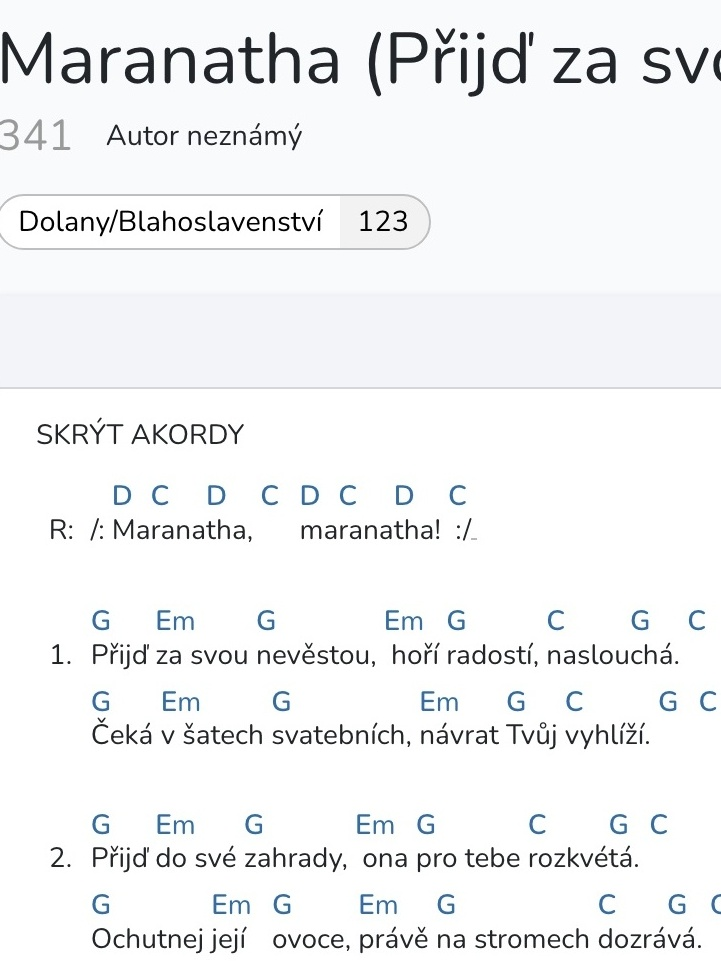
#> input picture parser/text_parser/tests/images/img1.jpg, 721 x 971 px
$ python -i preprocess.py   (imports and definitions only)
#> lines starting #> are read from the running program, lines starting #| are printed output that depends on the picture; after the words box and inside, x2 and y2 are one past the last pixel; in counts of white or black regions, pixels touching at a corner belong together
#> further down, picture is the input picture: shape (971, 721, 3); mean B, G, R 243.9, 242.6, 241.7
import cv2
import numpy as np
from pathlib import Path

def _resize_to_short_side(img: np.ndarray, target_short: int = 1200):
#> called with target_short = 1200
    h, w = img.shape[:2]
    s = min(h, w)
    if s == target_short:
        return img, 1.0
    scale = target_short / float(s)
    interp = cv2.INTER_AREA if scale < 1.0 else cv2.INTER_CUBIC
    resized = cv2.resize(img, (int(round(w * scale)), int(round(h * scale))), interpolation=interp)
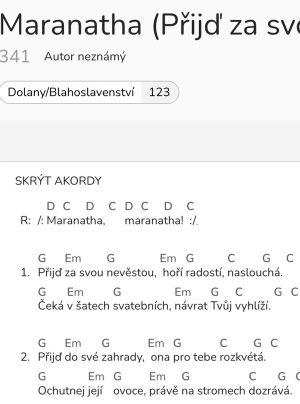
#> resized: shape (1616, 1200) (shown at 1/4 size); min 0, max 255, mean 242.3
    return resized, scale

def remove_horizontal_lines(img: np.ndarray) -> np.ndarray:

    min_len = max(60, img.shape[1] // 8)

    # 3) invertuj JEN PRO MORFOLOGII
    bw_inv = cv2.bitwise_not(img)

    # 4) detekuj horizontální čáry
    kernel = cv2.getStructuringElement(cv2.MORPH_RECT, (min_len, 1))
    lines = cv2.morphologyEx(bw_inv, cv2.MORPH_OPEN, kernel)

    # 5) odeber čáry (stále v inverted prostoru)
    cleaned_inv = cv2.bitwise_and(bw_inv, cv2.bitwise_not(lines))

    # 6) VRAŤ zpět do normálu
    cleaned = cv2.bitwise_not(cleaned_inv)
    return cleaned

def preprocess(input_img, debug: bool = False, target_short: int = 1200) -> np.ndarray:
    if len(input_img.shape) == 3:
        gray0 = cv2.cvtColor(input_img, cv2.COLOR_BGR2GRAY)
    else:
        gray0 = input_img.copy()

    gray, scale = _resize_to_short_side(gray0, target_short=target_short)
#> scale = 1.66


    # FIXED parameters (stable across scales)
    denoise_h = 12
    sigma = 35.0   # back down (less edge boosting)
    block = 81     # moderate local window
    C = 20          # more tolerant -> fewer background artefacts
    ksize = 3      # a bit stronger cleanup

    gray = cv2.fastNlMeansDenoising(
        gray, None, h=denoise_h, templateWindowSize=7, searchWindowSize=21
    )

    bg = cv2.GaussianBlur(gray, (0, 0), sigmaX=sigma, sigmaY=sigma)
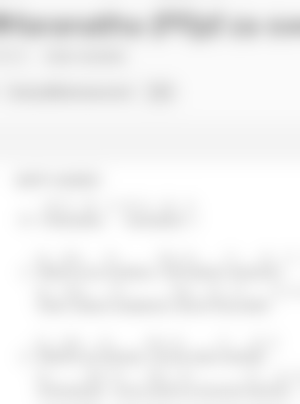
#> bg: shape (1616, 1200) (shown at 1/4 size); min 189, max 255, mean 242.4
    gray = cv2.divide(gray, bg, scale=255)

    bw = cv2.adaptiveThreshold(
        gray, 255,
        cv2.ADAPTIVE_THRESH_GAUSSIAN_C,
        cv2.THRESH_BINARY,
        block, C
    )
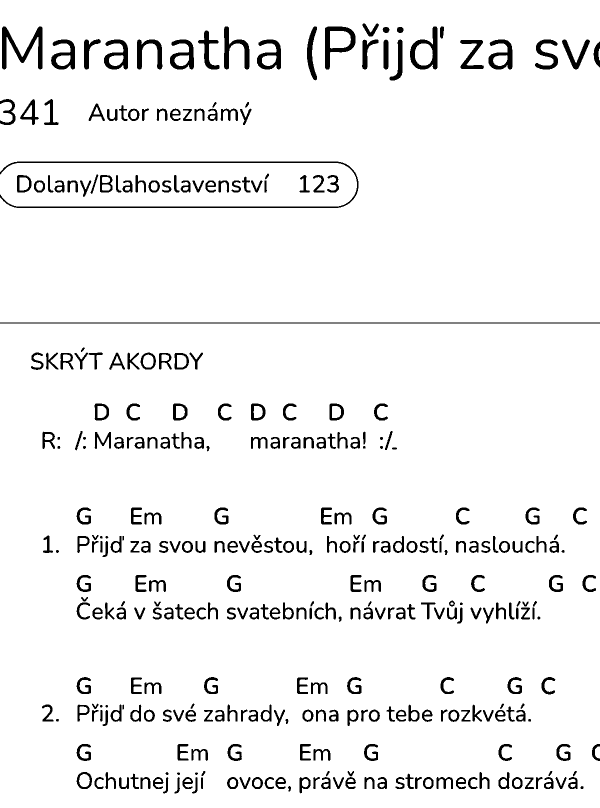
#> bw: shape (1616, 1200) (shown at 1/2 size); 94.4% white; 358 black regions, largest, box (x1, y1, x2, y2) and area: (0, 323, 717, 416) 4497, (4, 53, 85, 139) 2518, (0, 645, 1200, 647) 2400


    bw = remove_horizontal_lines(bw)
#> in remove_horizontal_lines, `lines = cv2.morphologyEx(bw_inv, cv2.MORPH_OPEN, kernel)`:
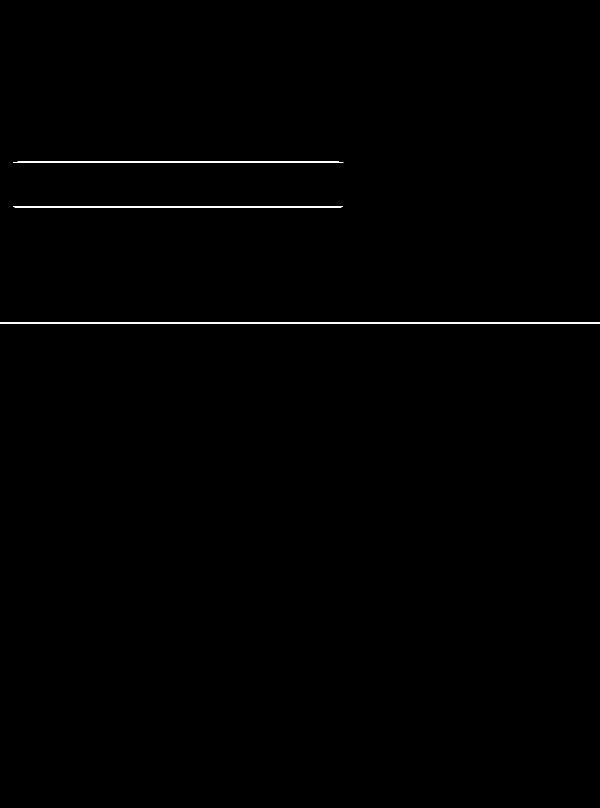
#> lines: shape (1616, 1200) (shown at 1/2 size); 0.33% white; 3 white regions, box (x1, y1, x2, y2) and area: (0, 645, 1200, 647) 2400, (26, 323, 687, 326) 1958, (26, 413, 686, 416) 1958
#> in remove_horizontal_lines, `cleaned_inv = cv2.bitwise_and(bw_inv, cv2.bitwise_not(lines))`:
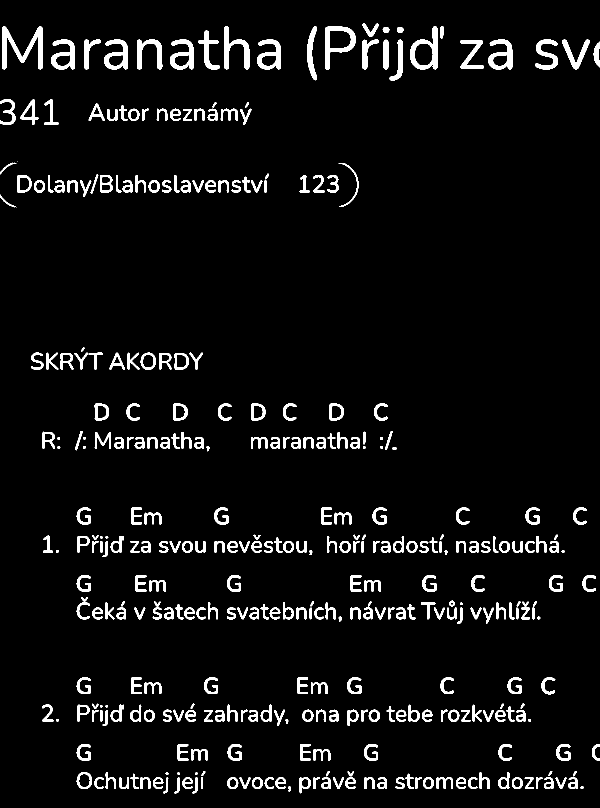
#> cleaned_inv: shape (1616, 1200) (shown at 1/2 size); 5.3% white; 363 white regions (4 under 20 px), largest, box (x1, y1, x2, y2) and area: (4, 53, 85, 139) 2518, (650, 53, 711, 139) 1894, (820, 53, 875, 139) 1824
#> in remove_horizontal_lines, `cleaned = cv2.bitwise_not(cleaned_inv)`:
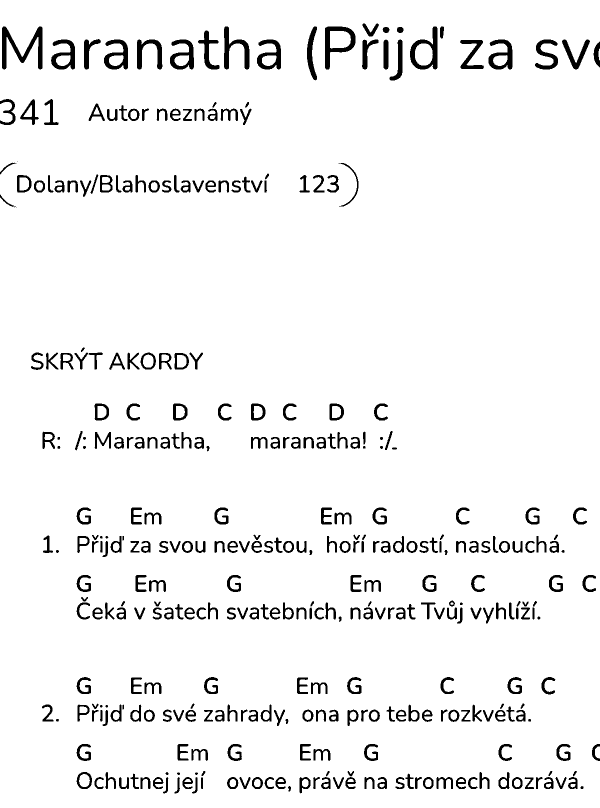
#> cleaned: shape (1616, 1200) (shown at 1/2 size); 94.7% white; 363 black regions (4 under 20 px), largest, box (x1, y1, x2, y2) and area: (4, 53, 85, 139) 2518, (650, 53, 711, 139) 1894, (820, 53, 875, 139) 1824

    if bw.shape != gray0.shape:
        bw = cv2.resize(bw, (gray0.shape[1], gray0.shape[0]), interpolation=cv2.INTER_NEAREST)
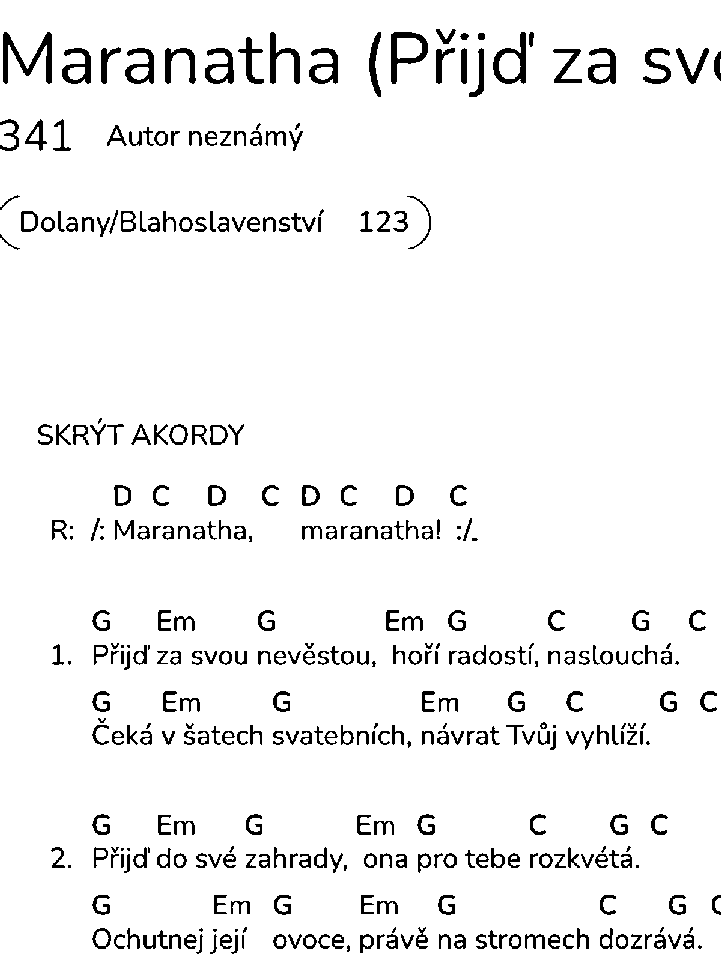
#> bw: shape (971, 721); 94.7% white; 358 black regions (49 under 20 px), largest, box (x1, y1, x2, y2) and area: (3, 32, 52, 84) 914, (391, 32, 428, 84) 698, (493, 32, 526, 84) 649

    if debug:
        import uuid
        temp_dir = Path(__file__).parent.parent.parent / "temp" / "ocr_preprocessing"
        temp_dir.mkdir(parents=True, exist_ok=True)
        debug_path = temp_dir / f"preprocessed_{uuid.uuid4().hex[:8]}.jpg"
        cv2.imwrite(str(debug_path), bw)
        print(f"  ✓ Preprocessed image saved: {debug_path}")
        print(f"  params: target_short={target_short}, scale={scale:.3f}, sigma={sigma}, block={block}, C={C}, ksize={ksize}")

    return bw

>>> import cv2
>>> picture = cv2.imread('tests/images/img1.jpg')
>>> result = preprocess(picture)

$ run again, on parser/text_parser/tests/images/img3.jpg
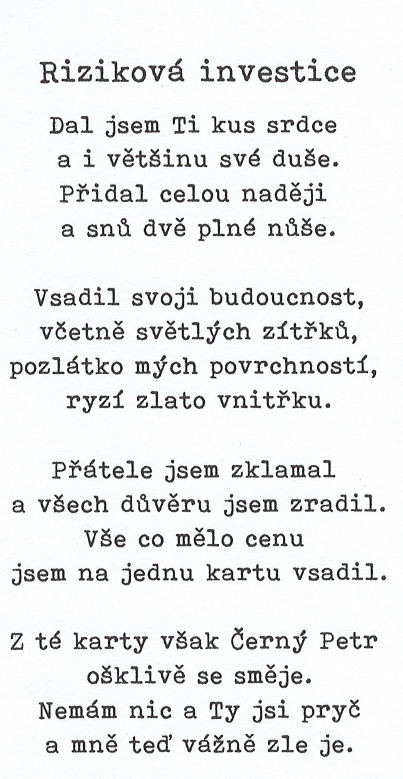
#> input picture parser/text_parser/tests/images/img3.jpg, 806 x 1558 px (shown at 1/2 size)
#> picture is the input picture: shape (1558, 806, 3); mean B, G, R 236, 235.2, 234.6
#> in preprocess, `gray, scale = _resize_to_short_side(gray0, target_short=target_short)`: scale = 1.49
#> in remove_horizontal_lines, `bw_inv = cv2.bitwise_not(img)`:
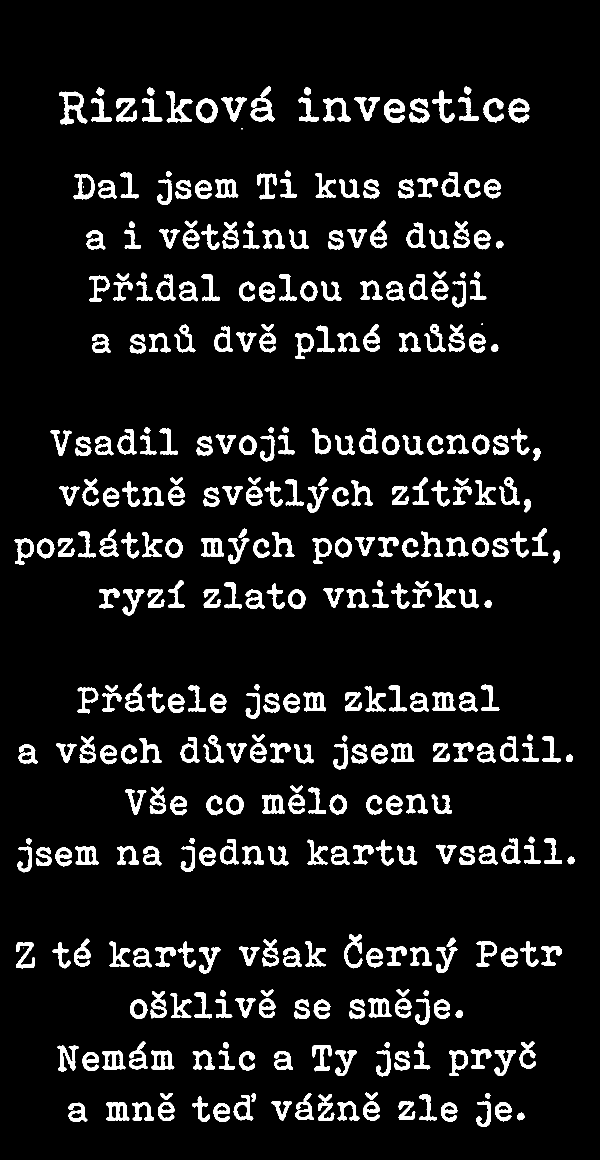
#> bw_inv: shape (2320, 1200) (shown at 1/2 size); 8.5% white; 367 white regions (4 under 20 px), largest, box (x1, y1, x2, y2) and area: (118, 183, 175, 249) 1548, (501, 173, 549, 243) 1388, (332, 182, 385, 245) 1277
#> lines: shape (2320, 1200); every value is 0
#> in preprocess, `bw = cv2.resize(bw, (gray0.shape[1], gray0.shape[0]), interpolation=cv..`:
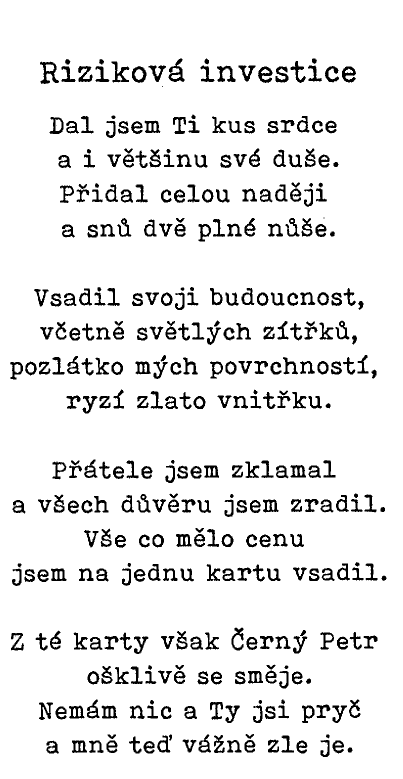
#> bw: shape (1558, 806) (shown at 1/2 size); 91.5% white; 367 black regions (4 under 20 px), largest, box (x1, y1, x2, y2) and area: (80, 123, 118, 168) 704, (337, 117, 369, 164) 634, (223, 123, 259, 165) 581
